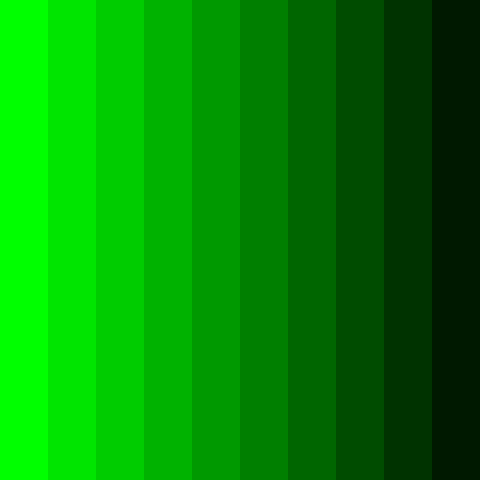
Frame 1 (no input)
Frame 60 (the mouse pressed at the canvas centre just before this capture): identical to frame 1, image omitted
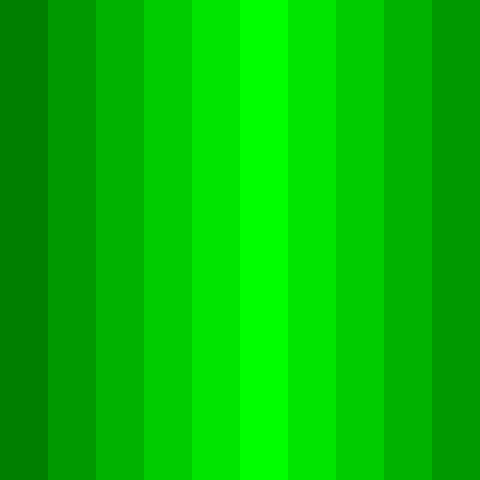
Frame 120 (the mouse held since frame 60 and released just before this capture)

The Processing sketch that drew these frames (run headless with seeded random() and noise(); from frame 60 on, the mouse is pressed at the canvas centre):

// Processing sketch: exercise
// ── exercise.pde
void setup()
{
  size(480,480);
}

void draw()
{
  background(0);
  float spacing = 48;
  for(float x = 0; x <= width; x += spacing){
    
    float transparent = 255-abs(x-mouseX)/width*255;
    noStroke();
    fill(0,255,0,transparent);
    rect(x,0,spacing,height);
  }
}
